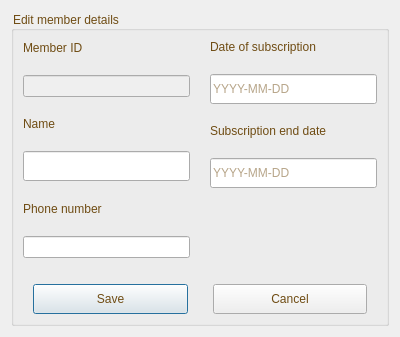
<?xml version="1.0" encoding="UTF-8"?>
<ui version="4.0">
 <class>EditMember</class>
 <widget class="QDialog" name="EditMember">
  <property name="geometry">
   <rect>
    <x>0</x>
    <y>0</y>
    <width>400</width>
    <height>300</height>
   </rect>
  </property>
  <property name="windowTitle">
   <string>Dialog</string>
  </property>
  <layout class="QGridLayout" name="gridLayout">
   <item row="0" column="0">
    <widget class="QGroupBox" name="groupBox">
     <property name="styleSheet">
      <string notr="true">color:rgb(111, 76, 19);
font: 18pt &quot;Segoe UI&quot;;</string>
     </property>
     <property name="title">
      <string>Edit member details</string>
     </property>
     <layout class="QGridLayout" name="gridLayout_2">
      <item row="0" column="0">
       <layout class="QHBoxLayout" name="horizontalLayout">
        <property name="spacing">
         <number>20</number>
        </property>
        <item>
         <layout class="QVBoxLayout" name="verticalLayout">
          <item>
           <widget class="QLabel" name="label_idm">
            <property name="styleSheet">
             <string notr="true">color:rgb(111, 76, 19);
font: 14pt &quot;Segoe UI&quot;;
</string>
            </property>
            <property name="text">
             <string>Member ID</string>
            </property>
           </widget>
          </item>
          <item>
           <widget class="QLineEdit" name="lineEdit_mID">
            <property name="enabled">
             <bool>false</bool>
            </property>
            <property name="styleSheet">
             <string notr="true">color:rgb(111, 76, 19);
font: 12pt &quot;Segoe UI&quot;;
</string>
            </property>
           </widget>
          </item>
          <item>
           <widget class="QLabel" name="label_name">
            <property name="styleSheet">
             <string notr="true">color:rgb(111, 76, 19);
font: 14pt &quot;Segoe UI&quot;;
</string>
            </property>
            <property name="text">
             <string>Name</string>
            </property>
            <property name="buddy">
             <cstring>lineEdit_name</cstring>
            </property>
           </widget>
          </item>
          <item>
           <widget class="QLineEdit" name="lineEdit_name">
            <property name="minimumSize">
             <size>
              <width>0</width>
              <height>30</height>
             </size>
            </property>
            <property name="styleSheet">
             <string notr="true">color:rgb(111, 76, 19);
font: 12pt &quot;Segoe UI&quot;;
</string>
            </property>
           </widget>
          </item>
          <item>
           <widget class="QLabel" name="label_phone">
            <property name="styleSheet">
             <string notr="true">color:rgb(111, 76, 19);
font: 14pt &quot;Segoe UI&quot;;
</string>
            </property>
            <property name="text">
             <string>Phone number</string>
            </property>
            <property name="buddy">
             <cstring>lineEdit_pnum</cstring>
            </property>
           </widget>
          </item>
          <item>
           <widget class="QLineEdit" name="lineEdit_pnum">
            <property name="styleSheet">
             <string notr="true">color:rgb(111, 76, 19);
font: 12pt &quot;Segoe UI&quot;;
</string>
            </property>
           </widget>
          </item>
         </layout>
        </item>
        <item>
         <layout class="QVBoxLayout" name="verticalLayout_2">
          <item>
           <widget class="QLabel" name="label_sub">
            <property name="sizePolicy">
             <sizepolicy hsizetype="Expanding" vsizetype="Preferred">
              <horstretch>0</horstretch>
              <verstretch>0</verstretch>
             </sizepolicy>
            </property>
            <property name="styleSheet">
             <string notr="true">color:rgb(111, 76, 19);
font: 14pt &quot;Segoe UI&quot;;
</string>
            </property>
            <property name="text">
             <string>Date of subscription</string>
            </property>
           </widget>
          </item>
          <item>
           <widget class="QLineEdit" name="lineEdit_subdate">
            <property name="minimumSize">
             <size>
              <width>0</width>
              <height>30</height>
             </size>
            </property>
            <property name="styleSheet">
             <string notr="true">color:rgb(111, 76, 19);
font: 12pt &quot;Segoe UI&quot;;

</string>
            </property>
            <property name="placeholderText">
             <string>YYYY-MM-DD</string>
            </property>
           </widget>
          </item>
          <item>
           <widget class="QLabel" name="label_5">
            <property name="sizePolicy">
             <sizepolicy hsizetype="Expanding" vsizetype="Preferred">
              <horstretch>0</horstretch>
              <verstretch>0</verstretch>
             </sizepolicy>
            </property>
            <property name="styleSheet">
             <string notr="true">color:rgb(111, 76, 19);
font: 14pt &quot;Segoe UI&quot;;</string>
            </property>
            <property name="text">
             <string>Subscription end date</string>
            </property>
           </widget>
          </item>
          <item>
           <widget class="QLineEdit" name="lineEdit_enddate">
            <property name="minimumSize">
             <size>
              <width>0</width>
              <height>30</height>
             </size>
            </property>
            <property name="styleSheet">
             <string notr="true">color:rgb(111, 76, 19);
font: 12pt &quot;Segoe UI&quot;;
</string>
            </property>
            <property name="placeholderText">
             <string>YYYY-MM-DD</string>
            </property>
           </widget>
          </item>
          <item>
           <widget class="QLabel" name="label_3">
            <property name="styleSheet">
             <string notr="true">color:rgb(111, 76, 19);
font: 14pt &quot;Segoe UI&quot;;</string>
            </property>
            <property name="text">
             <string/>
            </property>
           </widget>
          </item>
          <item>
           <widget class="QLineEdit" name="lineEdit">
            <property name="enabled">
             <bool>false</bool>
            </property>
            <property name="styleSheet">
             <string notr="true">
font: 12pt &quot;Segoe UI&quot;;
background: transparent;
border: none;</string>
            </property>
           </widget>
          </item>
         </layout>
        </item>
       </layout>
      </item>
      <item row="1" column="0">
       <layout class="QHBoxLayout" name="horizontalLayout_3">
        <property name="spacing">
         <number>25</number>
        </property>
        <property name="leftMargin">
         <number>10</number>
        </property>
        <property name="topMargin">
         <number>20</number>
        </property>
        <property name="rightMargin">
         <number>10</number>
        </property>
        <item>
         <widget class="QPushButton" name="pushButton_save">
          <property name="minimumSize">
           <size>
            <width>0</width>
            <height>30</height>
           </size>
          </property>
          <property name="cursor">
           <cursorShape>PointingHandCursor</cursorShape>
          </property>
          <property name="styleSheet">
           <string notr="true">color:rgb(111, 76, 19);
font: 14pt &quot;Segoe UI&quot;;</string>
          </property>
          <property name="text">
           <string>Save</string>
          </property>
         </widget>
        </item>
        <item>
         <widget class="QPushButton" name="pushButton_cancel">
          <property name="minimumSize">
           <size>
            <width>0</width>
            <height>30</height>
           </size>
          </property>
          <property name="cursor">
           <cursorShape>PointingHandCursor</cursorShape>
          </property>
          <property name="styleSheet">
           <string notr="true">color:rgb(111, 76, 19);
font: 14pt &quot;Segoe UI&quot;;</string>
          </property>
          <property name="text">
           <string>Cancel</string>
          </property>
         </widget>
        </item>
       </layout>
      </item>
     </layout>
    </widget>
   </item>
  </layout>
 </widget>
 <resources/>
 <connections/>
</ui>
